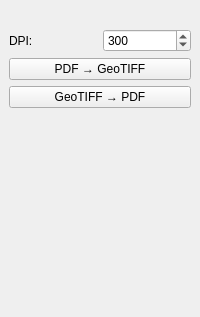
<?xml version="1.0" encoding="UTF-8"?>
<ui version="4.0">
 <class>ConversaoDockWidget</class>
 <widget class="QDockWidget" name="ConversaoDockWidget">
  <property name="windowTitle">
   <string>Conversão GeoTIFF / PDF</string>
  </property>
  <widget class="QWidget" name="dockWidgetContents">
   <layout class="QVBoxLayout" name="verticalLayout">
    
    <!-- TÍTULO -->
    <item>
     <widget class="QLabel" name="label_titulo">
      <property name="text">
       <string><b>Conversão GeoTIFF / PDF</b></string>
      </property>
     </widget>
    </item>

    <!-- LINHA DPI -->
    <item>
     <layout class="QHBoxLayout" name="layout_dpi">
      <item>
       <widget class="QLabel" name="label_dpi">
        <property name="text">
         <string>DPI:</string>
        </property>
       </widget>
      </item>
      <item>
       <widget class="QSpinBox" name="spin_dpi">
        <property name="minimum">
         <number>30</number>
        </property>
        <property name="maximum">
         <number>1200</number>
        </property>
        <property name="value">
         <number>300</number>
        </property>
       </widget>
      </item>
     </layout>
    </item>

    <!-- BOTÃO PDF → TIFF -->
    <item>
     <widget class="QPushButton" name="btn_pdf_to_tiff">
      <property name="text">
       <string>PDF → GeoTIFF</string>
      </property>
     </widget>
    </item>

    <!-- BOTÃO TIFF → PDF -->
    <item>
     <widget class="QPushButton" name="btn_tiff_to_pdf">
      <property name="text">
       <string>GeoTIFF → PDF</string>
      </property>
     </widget>
    </item>

    <item>
     <spacer name="verticalSpacer">
      <property name="orientation">
       <enum>Qt::Vertical</enum>
      </property>
      <property name="sizeHint" stdset="0">
       <size>
        <width>20</width>
        <height>200</height>
       </size>
      </property>
     </spacer>
    </item>

   </layout>
  </widget>
 </widget>

 <resources/>
 <connections/>
</ui>
